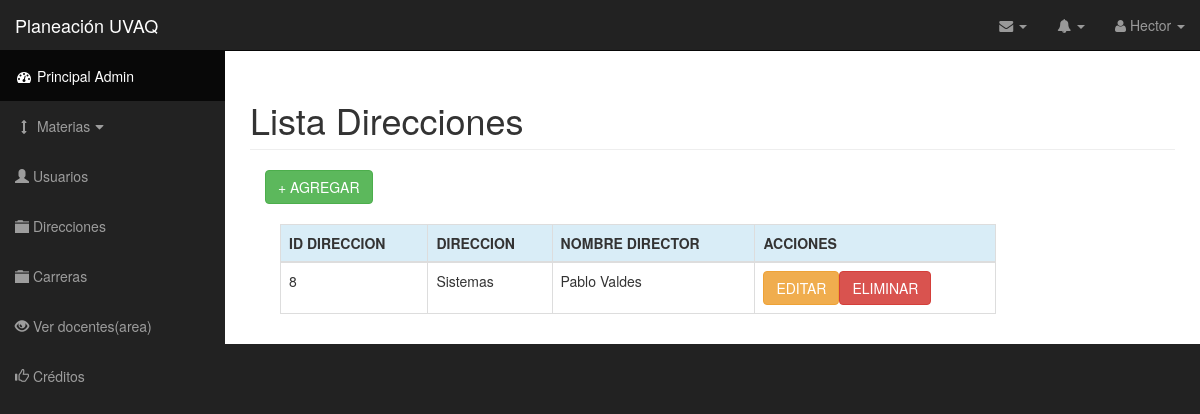
Page /direccionesAdmin.php (signed in) on the earlier database version.
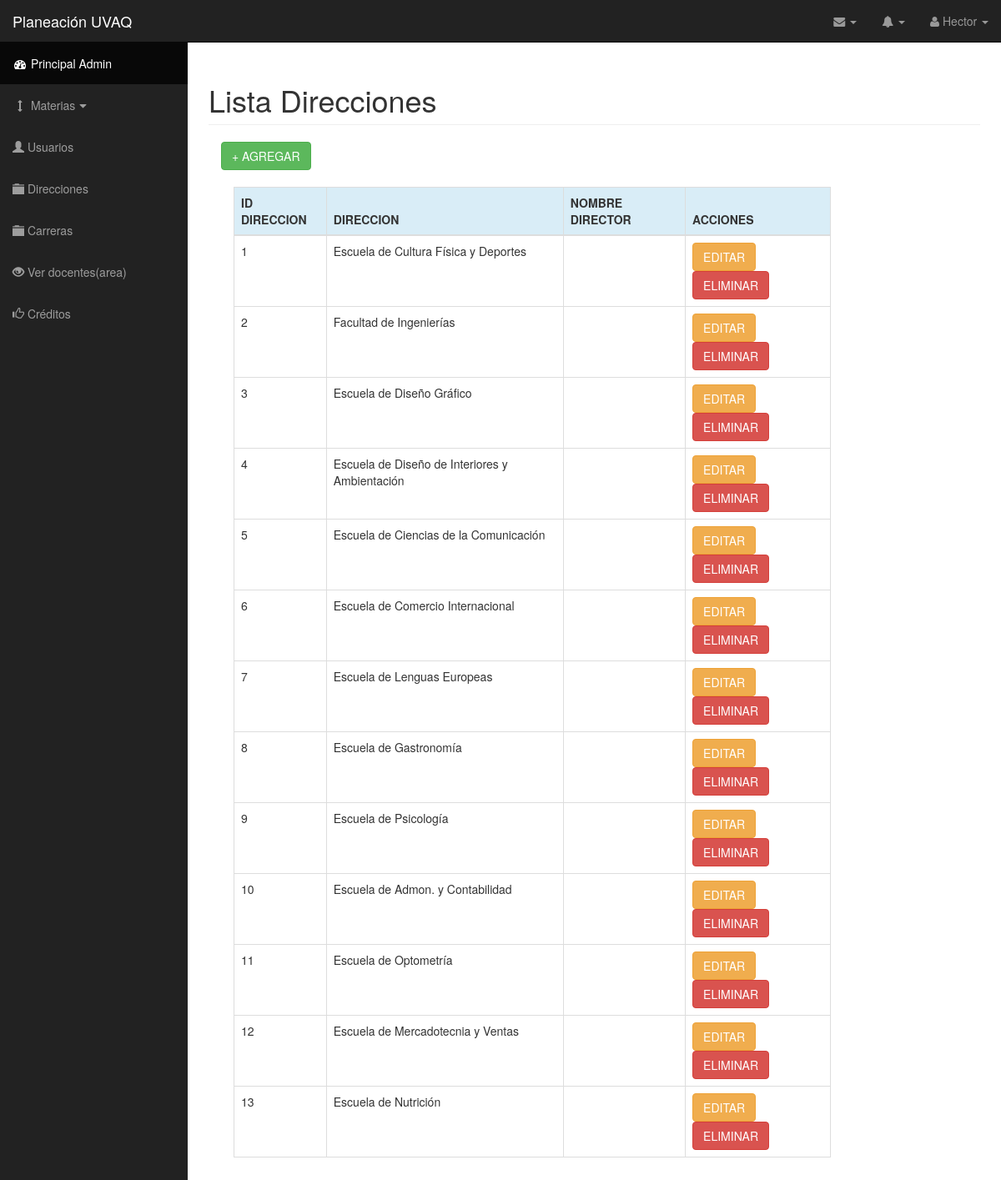
Same page on the later database version.
### tables this page shows
CREATE TABLE `usuarios` (
  `id_usuario` int(11) NOT NULL,
  `usuario` varchar(20) NOT NULL,
  `nombre` varchar(40) NOT NULL,
  `apellido` varchar(40) NOT NULL,
  `pass` varchar(40) NOT NULL,
  `correo` varchar(50) NOT NULL,
  `grado_academ` varchar(50) NOT NULL,
  `formacion` varchar(40) NOT NULL,
  `admin` int(1) NOT NULL,
  `director` int(11) NOT NULL
);

CREATE TABLE `direcciones` (
  `id_direccion` int(11) NOT NULL,
  `direccion` varchar(60) NOT NULL
);

### direccionesAdmin.php (the view, shortened to what this page needs)
<?php include('conect.php'); ?>
<!DOCTYPE html>
<html lang="en">
    <?php include('head.php'); ?>
    <body>
        <div id="wrapper">
            <nav class="navbar navbar-inverse navbar-fixed-top" role="navigation">
                <?php include("navbarHeader.php"); include("sidebar.php"); ?>
            </nav>
            <div id="page-wrapper">
                <div class="container-fluid table-responsive">
                    <h1 class="page-header">
                    Lista Direcciones
                    </h1>
                    <div class="col-md-12">
                        <?php
                        $sql = mysqli_query($link, "SELECT d.id_direccion, d.direccion, u.id_usuario, u.nombre, u.apellido FROM direcciones d
                                                    LEFT JOIN direccionesxdocente dxd
                                                    ON  d.id_direccion = dxd.id_direccion
                                                    LEFT JOIN usuarios u
                                                    ON dxd.id_usuario = u.id_usuario");
                        ?>
                        <a href="#agregarDir" class="btn btn-success" data-toggle="modal">+ AGREGAR</a><br><br>
                        <div class="col-lg-10 col-md-10 col-sm-12 col-xs-12">
                            <table class="table table-hover table-bordered table-responsive">
                                <thead>
                                    <tr class="info">
                                        <th>ID DIRECCION</th>
                                        <th>DIRECCION</th>
                                        <th>NOMBRE DIRECTOR</th>
                                        <th>ACCIONES</th>
                                    </tr>
                                </thead>
                                <tbody>
                                   <?php while ($row = mysqli_fetch_row($sql)) {
                                    ?>
                                    <tr>
                                        <td><?php echo $row[0]; ?></td>
                                        <td><?php echo $row[1]; ?></td>
                                        <td><?php echo $row[3] . ' ' . $row[4]; ?></td>
                                        <td><a href="editarDir.php?id_dir=<?php echo $row[0]; ?>" class="btn btn btn-warning">EDITAR</a><a href="eliminarDir.php?id_dir=<?php echo $row[0]; ?>" class="btn btn btn-danger">ELIMINAR</a></td>
                                        </tr>
                                    <?php
                                    } ?>
                                </tbody>
                            </table>
                        </div>
                    </div>
                </div>
            </div>
        </div>
    </body>
</html>

### head.php (shortened to what this page needs)
<head>
    <link href="css/bootstrap.min.css" rel="stylesheet">
    <link href="css/sb-admin.css" rel="stylesheet">
    <link href="font-awesome/css/font-awesome.min.css" rel="stylesheet" type="text/css">
    <link rel="stylesheet" href="css/bootstrap-select.min.css">
</head>

### navbarHeader.php (shortened to what this page needs)
<?php
$sql = "SELECT nombre FROM usuarios WHERE id_usuario = $_SESSION[id_usuario]";
$res= @mysql_query($sql) or die(mysql_error());
$data = mysql_fetch_assoc($res);
?>
<div class="navbar-header">
    <a class="navbar-brand" href="index.php">Planeación UVAQ</a>
</div>
<ul class="nav navbar-right top-nav">
    <li class="dropdown">
        <a href="#" class="dropdown-toggle" data-toggle="dropdown"><i class="fa fa-envelope"></i> <b class="caret"></b></a>
    </li>
    <li class="dropdown">
        <a href="#" class="dropdown-toggle" data-toggle="dropdown"><i class="fa fa-bell"></i> <b class="caret"></b></a>
    </li>
    <li class="dropdown">
        <a href="#" class="dropdown-toggle" data-toggle="dropdown"><i class="fa fa-user"></i> <?php echo $data['nombre']; ?> <b class="caret"></b></a>
    </li>
</ul>

### sidebar.php (shortened to what this page needs)
<?php
$tipo = "SELECT admin FROM usuarios WHERE id_usuario = $_SESSION[id_usuario]";
$tipo2 = "SELECT director FROM usuarios WHERE id_usuario = $_SESSION[id_usuario]";
$res= @mysql_query($tipo) or die(mysql_error());
$data = mysql_fetch_assoc($res);
$res2= @mysql_query($tipo2) or die(mysql_error());
$data2 = mysql_fetch_assoc($res2);
                if ($data["admin"] === "1" and $data2["director"] === "0" ) {
?>
<div class="collapse navbar-collapse navbar-ex1-collapse">
    <ul class="nav navbar-nav side-nav">
        <li class="active">
                <a href="index.php"><i class="fa fa-fw fa-dashboard"></i> Principal Admin</a>
        </li>
        <li>
            <a href="javascript:;" data-toggle="collapse" data-target="#demo"><i class="fa fa-fw fa-arrows-v"></i> Materias<i class="fa fa-fw fa-caret-down"></i></a>
        </li>
            <li>
                <a href="usuariosAdmin.php"><i class="glyphicon glyphicon-user"></i> Usuarios<i></i></a>
            </li>
            <li>
                <a href="direccionesAdmin.php"><i class="glyphicon glyphicon-folder-close"></i> Direcciones<i></i></a>
            </li>
             <li>
                <a href="carreras.php"><i class="glyphicon glyphicon-folder-close"></i> Carreras<i></i></a>
            </li>
            <li>
                    <a href="docentes.php"> <i class="glyphicon glyphicon-eye-open"></i> Ver docentes(area)</a>
                </li>
        <li>
            <a href="creditos.php"><i class="glyphicon glyphicon-thumbs-up"></i> Créditos</a>
        </li>
    </ul>
</div>
<?php
                }  else  if ($data["admin"] === "0" && $data2["director"] === "1" ) {
?>
<div class="collapse navbar-collapse navbar-ex1-collapse">
    <ul class="nav navbar-nav side-nav">
        <li class="active">
                <a href="index.php"><i class="fa fa-fw fa-dashboard"></i> Principal </a>
        </li>
        <!-- <li>
            <a href="charts.html"><i class="fa fa-fw fa-bar-chart-o"></i> Estadísticas</a>
        </li>
        <li>
            <a href="tables.html"><i class="fa fa-fw fa-table"></i> Tables</a>
        </li>
        <li>
            <a href="forms.html"><i class="fa fa-fw fa-edit"></i> Forms</a>
        </li>
        <li>
            <a href="bootstrap-elements.html"><i class="fa fa-fw fa-desktop"></i> Bootstrap Elements</a>
        </li>
        <li>
            <a href="bootstrap-grid.html"><i class="fa fa-fw fa-wrench"></i> Bootstrap Grid</a>
        </li> -->
        <li>
            <a href="javascript:;" data-toggle="collapse" data-target="#demo"><i class="fa fa-fw fa-arrows-v"></i> Materias<i class="fa fa-fw fa-caret-down"></i></a>
            <ul id="demo" class="collapse">
                <li>
                    <a href="referencias.php"> <i class="glyphicon glyphicon-book"></i> Referencias</a>
                </li>
                <li>
                    <a href="num_clases.php"> <i class="glyphicon glyphicon-plus"></i> Agregar materia</a>
                </li>
                <li>
                    <a href="materias.php"> <i class="glyphicon glyphicon-eye-open"></i> Ver materias</a>
                </li>
            </ul>
        </li>
 <li>
                    <a href="docentes.php"> <i class="glyphicon glyphicon-eye-open"></i> Ver docentes(area)</a>
                </li>
        <!--<li>
            <a href="blank-page.html"><i class="fa fa-fw fa-file"></i> Blank Page</a>
        </li>-->
        <!--         <li>
            <a href="index-rtl.html"><i class="fa fa-fw fa-dashboard"></i> Cambio interfaz</a>
        </li> -->
        <li>
            <a href="creditos.php"><i class="glyphicon glyphicon-thumbs-up"></i> Créditos</a>
        </li>
    </ul>
</div>
<?php
                } else  if ($data["admin"] === "0" && $data2["director"] === "0" ) {
?>
<div class="collapse navbar-collapse navbar-ex1-collapse">
    <ul class="nav navbar-nav side-nav">
        <li class="active">
                <a href="index.php"><i class="fa fa-fw fa-dashboard"></i> Principal </a>
        </li>
        <!-- <li>
            <a href="charts.html"><i class="fa fa-fw fa-bar-chart-o"></i> Estadísticas</a>
        </li>
        <li>
            <a href="tables.html"><i class="fa fa-fw fa-table"></i> Tables</a>
        </li>
        <li>
            <a href="forms.html"><i class="fa fa-fw fa-edit"></i> Forms</a>
        </li>
        <li>
            <a href="bootstrap-elements.html"><i class="fa fa-fw fa-desktop"></i> Bootstrap Elements</a>
        </li>
        <li>
            <a href="bootstrap-grid.html"><i class="fa fa-fw fa-wrench"></i> Bootstrap Grid</a>
        </li> -->
        <li>
            <a href="javascript:;" data-toggle="collapse" data-target="#demo"><i class="fa fa-fw fa-arrows-v"></i> Materias<i class="fa fa-fw fa-caret-down"></i></a>
            <ul id="demo" class="collapse">
                <li>
                    <a href="referencias.php"> <i class="glyphicon glyphicon-book"></i> Referencias</a>
                </li>
                <li>
                    <a href="num_clases.php"> <i class="glyphicon glyphicon-plus"></i> Agregar materia</a>
                </li>
                <li>
                    <a href="materias.php"> <i class="glyphicon glyphicon-eye-open"></i> Ver materias</a>
                </li>
            </ul>
        </li>
        <!--<li>
            <a href="blank-page.html"><i class="fa fa-fw fa-file"></i> Blank Page</a>
        </li>-->
        <!--         <li>
            <a href="index-rtl.html"><i class="fa fa-fw fa-dashboard"></i> Cambio interfaz</a>
        </li> -->
        <li>
            <a href="creditos.php"><i class="glyphicon glyphicon-thumbs-up"></i> Créditos</a>
        </li>
    </ul>
</div>
<?php
                }
            ?>

### css/sb-admin.css (style rules this page uses)
body { margin-top: 100px; background-color: #222; }
@media (min-width:768px) { body { margin-top: 50px; } }
#wrapper { padding-left: 0; }
#page-wrapper { width: 100%; padding: 0; background-color: #fff; }
@media (min-width:768px) { #wrapper { padding-left: 225px; } }
@media (min-width:768px) { #page-wrapper { padding: 10px; } }
.top-nav { padding: 0 15px; }
.top-nav>li { display: inline-block; float: left; }
.top-nav>li>a { padding-top: 15px; padding-bottom: 15px; line-height: 20px; color: #999; }
@media (min-width:768px) { .side-nav { position: fixed; top: 51px; left: 225px; width: 225px; margin-left: -225px; border: none; border-radius: 0; overflow-y: auto; background-color: #222; bottom: 0; overflow-x: hidden; padding-bottom: 40px; } }
@media (min-width:768px) { .side-nav>li>a { width: 225px; } }

Differences in the rows shown:
added direcciones: id_direccion "1", direccion "Escuela de Cultura Física y Deportes"
added direcciones: id_direccion "2", direccion "Facultad de Ingenierías"
added direcciones: id_direccion "3", direccion "Escuela de Diseño Gráfico"
added direcciones: id_direccion "4", direccion "Escuela de Diseño de Interiores y Ambientación"
added direcciones: id_direccion "5", direccion "Escuela de Ciencias de la Comunicación"
added direcciones: id_direccion "6", direccion "Escuela de Comercio Internacional"
added direcciones: id_direccion "7", direccion "Escuela de Lenguas Europeas"
changed direcciones id 8: direccion "Sistemas" → "Escuela de Gastronomía"; usuarios.nombre "Pablo" → (not shown); usuarios.apellido "Valdes" → (not shown)
added direcciones: id_direccion "9", direccion "Escuela de Psicología"
added direcciones: id_direccion "10", direccion "Escuela de Admon. y Contabilidad"
added direcciones: id_direccion "11", direccion "Escuela de Optometría"
added direcciones: id_direccion "12", direccion "Escuela de Mercadotecnia y Ventas"
added direcciones: id_direccion "13", direccion "Escuela de Nutrición"
